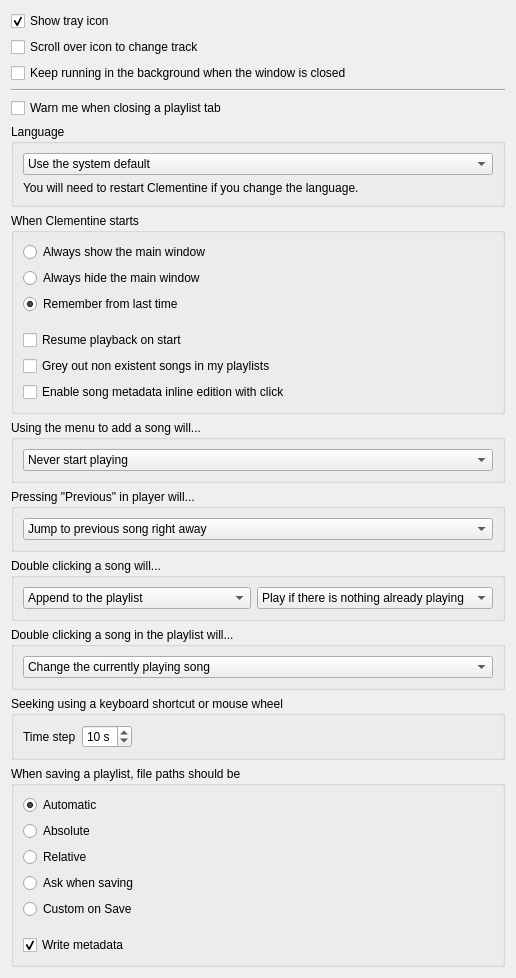
<?xml version="1.0" encoding="UTF-8"?>
<ui version="4.0">
 <class>BehaviourSettingsPage</class>
 <widget class="QWidget" name="BehaviourSettingsPage">
  <property name="geometry">
   <rect>
    <x>0</x>
    <y>0</y>
    <width>516</width>
    <height>851</height>
   </rect>
  </property>
  <property name="windowTitle">
   <string>Behavior</string>
  </property>
  <layout class="QVBoxLayout" name="verticalLayout">
   <item>
    <widget class="QCheckBox" name="b_show_tray_icon_">
     <property name="text">
      <string>Show tray icon</string>
     </property>
     <property name="checked">
      <bool>true</bool>
     </property>
    </widget>
   </item>
   <item>
    <widget class="QCheckBox" name="b_scroll_tray_icon_">
     <property name="text">
      <string>Scroll over icon to change track</string>
     </property>
     <property name="checked">
      <bool>false</bool>
     </property>
    </widget>
   </item>
   <item>
    <widget class="QCheckBox" name="b_keep_running_">
     <property name="text">
      <string>Keep running in the background when the window is closed</string>
     </property>
    </widget>
   </item>
   <item>
    <widget class="Line" name="line">
     <property name="orientation">
      <enum>Qt::Horizontal</enum>
     </property>
    </widget>
   </item>
   <item>
    <widget class="QCheckBox" name="b_warn_close_playlist_">
     <property name="text">
      <string>Warn me when closing a playlist tab</string>
     </property>
    </widget>
   </item>
   <item>
    <widget class="QGroupBox" name="groupBox_3">
     <property name="title">
      <string>Language</string>
     </property>
     <layout class="QVBoxLayout" name="verticalLayout_13">
      <item>
       <widget class="QComboBox" name="language">
        <item>
         <property name="text">
          <string>Use the system default</string>
         </property>
        </item>
       </widget>
      </item>
      <item>
       <widget class="QLabel" name="label_10">
        <property name="text">
         <string>You will need to restart Clementine if you change the language.</string>
        </property>
       </widget>
      </item>
     </layout>
    </widget>
   </item>
   <item>
    <widget class="QGroupBox" name="startup_group_">
     <property name="title">
      <string>When Clementine starts</string>
     </property>
     <layout class="QVBoxLayout" name="verticalLayout_8">
      <item>
       <widget class="QRadioButton" name="b_always_show_">
        <property name="text">
         <string>Always show the main window</string>
        </property>
       </widget>
      </item>
      <item>
       <widget class="QRadioButton" name="b_always_hide_">
        <property name="text">
         <string>Always hide the main window</string>
        </property>
       </widget>
      </item>
      <item>
       <widget class="QRadioButton" name="b_remember_">
        <property name="text">
         <string>Remember from last time</string>
        </property>
        <property name="checked">
         <bool>true</bool>
        </property>
       </widget>
      </item>
      <item>
       <spacer name="verticalSpacer_6">
        <property name="orientation">
         <enum>Qt::Vertical</enum>
        </property>
        <property name="sizeType">
         <enum>QSizePolicy::Fixed</enum>
        </property>
        <property name="sizeHint" stdset="0">
         <size>
          <width>20</width>
          <height>10</height>
         </size>
        </property>
       </spacer>
      </item>
      <item>
       <widget class="QCheckBox" name="resume_after_start_">
        <property name="text">
         <string>Resume playback on start</string>
        </property>
        <property name="checked">
         <bool>false</bool>
        </property>
       </widget>
      </item>
      <item>
       <widget class="QCheckBox" name="b_grey_out_deleted_">
        <property name="text">
         <string>Grey out non existent songs in my playlists</string>
        </property>
       </widget>
      </item>
      <item>
       <widget class="QCheckBox" name="b_click_edit_inline_">
        <property name="toolTip">
         <string>If activated, clicking a selected song in the playlist view will let you edit the tag value directly</string>
        </property>
        <property name="text">
         <string>Enable song metadata inline edition with click</string>
        </property>
       </widget>
      </item>
     </layout>
    </widget>
   </item>
   <item>
    <widget class="QGroupBox" name="groupBox_8">
     <property name="title">
      <string>Using the menu to add a song will...</string>
     </property>
     <layout class="QVBoxLayout" name="verticalLayout_18">
      <item>
       <widget class="QComboBox" name="menu_playmode">
        <property name="currentIndex">
         <number>0</number>
        </property>
        <item>
         <property name="text">
          <string>Never start playing</string>
         </property>
        </item>
        <item>
         <property name="text">
          <string>Play if there is nothing already playing</string>
         </property>
        </item>
        <item>
         <property name="text">
          <string>Always start playing</string>
         </property>
        </item>
       </widget>
      </item>
     </layout>
    </widget>
   </item>
   <item>
    <widget class="QGroupBox" name="groupBox_previous">
     <property name="title">
      <string>Pressing &quot;Previous&quot; in player will...</string>
     </property>
     <layout class="QVBoxLayout" name="verticalLayout_19">
      <item>
       <widget class="QComboBox" name="menu_previousmode">
        <property name="currentIndex">
         <number>0</number>
        </property>
        <item>
         <property name="text">
          <string>Jump to previous song right away</string>
         </property>
        </item>
        <item>
         <property name="text">
          <string>Restart song, then jump to previous if pressed again</string>
         </property>
        </item>
       </widget>
      </item>
     </layout>
    </widget>
   </item>
   <item>
    <widget class="QGroupBox" name="groupBox_7">
     <property name="title">
      <string>Double clicking a song will...</string>
     </property>
     <layout class="QHBoxLayout" name="horizontalLayout_6">
      <item>
       <widget class="QComboBox" name="doubleclick_addmode">
        <property name="currentIndex">
         <number>0</number>
        </property>
        <item>
         <property name="text">
          <string>Append to the playlist</string>
         </property>
        </item>
        <item>
         <property name="text">
          <string>Replace the playlist</string>
         </property>
        </item>
        <item>
         <property name="text">
          <string comment="Refers to behavior settings in Clementine settings page.">Open in new playlist</string>
         </property>
        </item>
        <item>
         <property name="text">
          <string>Add to the queue</string>
         </property>
        </item>
       </widget>
      </item>
      <item>
       <widget class="QComboBox" name="doubleclick_playmode">
        <property name="currentIndex">
         <number>1</number>
        </property>
        <item>
         <property name="text">
          <string>Never start playing</string>
         </property>
        </item>
        <item>
         <property name="text">
          <string>Play if there is nothing already playing</string>
         </property>
        </item>
        <item>
         <property name="text">
          <string>Always start playing</string>
         </property>
        </item>
       </widget>
      </item>
     </layout>
    </widget>
   </item>
   <item>
    <widget class="QGroupBox" name="groupBox_doubleclick_playlist">
     <property name="title">
      <string>Double clicking a song in the playlist will...</string>
     </property>
     <layout class="QVBoxLayout" name="layout_doubleclick_playlist">
      <item>
       <widget class="QComboBox" name="doubleclick_playlist_addmode">
        <property name="currentIndex">
         <number>0</number>
        </property>
        <item>
         <property name="text">
          <string>Change the currently playing song</string>
         </property>
        </item>
        <item>
         <property name="text">
          <string>Add to the queue</string>
         </property>
        </item>
       </widget>
      </item>
     </layout>
    </widget>
   </item>
   <item>
    <widget class="QGroupBox" name="groupBox_seekstep">
     <property name="title">
      <string>Seeking using a keyboard shortcut or mouse wheel</string>
     </property>
     <layout class="QHBoxLayout" name="horizontalLayout_7">
      <item>
       <widget class="QLabel" name="label_seekstep">
        <property name="text">
         <string>Time step</string>
        </property>
       </widget>
      </item>
      <item>
       <widget class="QSpinBox" name="seek_step_sec">
        <property name="suffix">
         <string> s</string>
        </property>
        <property name="prefix">
         <string/>
        </property>
        <property name="minimum">
         <number>1</number>
        </property>
        <property name="maximum">
         <number>20</number>
        </property>
        <property name="value">
         <number>10</number>
        </property>
       </widget>
      </item>
      <item>
       <spacer name="horizontalSpacer_seekstep">
        <property name="orientation">
         <enum>Qt::Horizontal</enum>
        </property>
        <property name="sizeHint" stdset="0">
         <size>
          <width>40</width>
          <height>20</height>
         </size>
        </property>
       </spacer>
      </item>
     </layout>
    </widget>
   </item>
   <item>
    <widget class="QGroupBox" name="groupBox_9">
     <property name="title">
      <string>When saving a playlist, file paths should be</string>
     </property>
     <layout class="QVBoxLayout" name="verticalLayout_2">
      <item>
       <widget class="QRadioButton" name="b_automatic_path">
        <property name="text">
         <string>Automatic</string>
        </property>
        <property name="checked">
         <bool>true</bool>
        </property>
       </widget>
      </item>
      <item>
       <widget class="QRadioButton" name="b_absolute_path">
        <property name="text">
         <string>Absolute</string>
        </property>
       </widget>
      </item>
      <item>
       <widget class="QRadioButton" name="b_relative_path">
        <property name="text">
         <string>Relative</string>
        </property>
       </widget>
      </item>
      <item>
       <widget class="QRadioButton" name="b_ask_path">
        <property name="text">
         <string>Ask when saving</string>
        </property>
       </widget>
      </item>
      <item>
       <widget class="QRadioButton" name="b_custom_path">
        <property name="text">
         <string>Custom on Save</string>
        </property>
       </widget>
      </item>
      <item>
       <spacer name="verticalSpacer_7">
        <property name="orientation">
         <enum>Qt::Vertical</enum>
        </property>
        <property name="sizeType">
         <enum>QSizePolicy::Fixed</enum>
        </property>
        <property name="sizeHint" stdset="0">
         <size>
          <width>20</width>
          <height>10</height>
         </size>
        </property>
       </spacer>
      </item>
      <item>
       <widget class="QCheckBox" name="b_write_metadata">
        <property name="text">
         <string>Write metadata</string>
        </property>
        <property name="checked">
         <bool>true</bool>
        </property>
       </widget>
      </item>
     </layout>
    </widget>
   </item>
   <item>
    <spacer name="verticalSpacer_2">
     <property name="orientation">
      <enum>Qt::Vertical</enum>
     </property>
     <property name="sizeHint" stdset="0">
      <size>
       <width>20</width>
       <height>5</height>
      </size>
     </property>
    </spacer>
   </item>
  </layout>
 </widget>
 <resources/>
 <connections/>
</ui>
